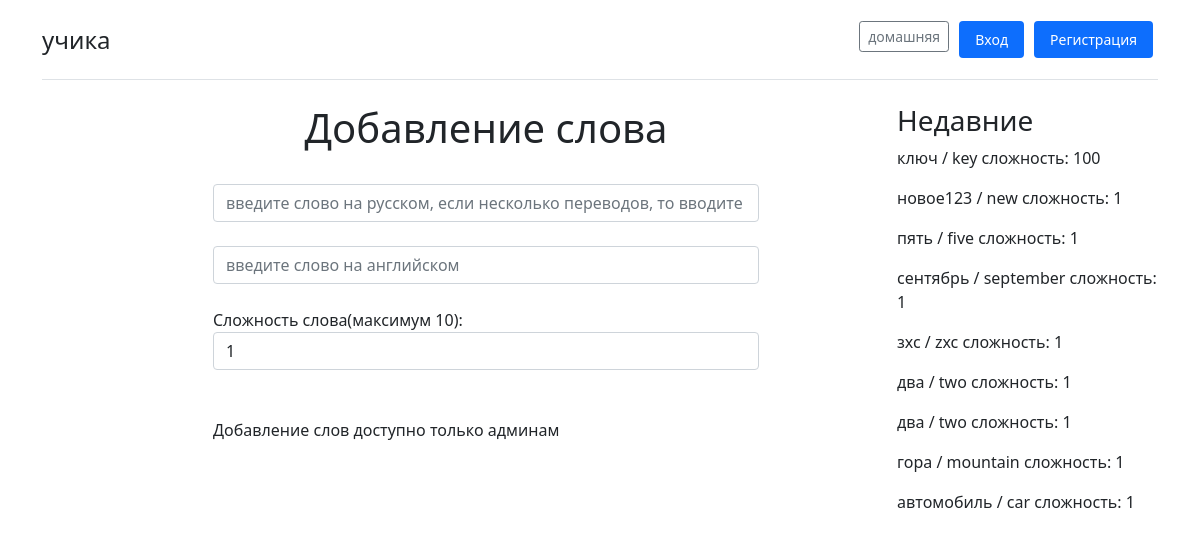
The app's page /add_word?dict_id=1 with its own data.
### users/models.py (models this page shows)
class TrashWord(models.Model):
    russian_word = models.CharField("Слово на русском", max_length=100)
    english_word = models.CharField("Слово на английском", max_length=100)
    difficult = models.IntegerField("Сложность(1-10)", default=1)

### users/views.py (the view)
# urls.py: path('add_word', views.add_word, name='add_word'),
def add_word(request):
    error = ''
    dict_id = 1
    if request.method == 'POST':
        form = TrashWordForm(request.POST)
        if form.is_valid() and re.match(r'[а-я]', form.cleaned_data['russian_word'])\
                and re.match(r'[a-z]', form.cleaned_data['english_word']):
            english_word = form.cleaned_data['english_word']
            form.save()
            word = TrashWord.objects.all()[::-1][0]
            cur_dict = UsersDictionary.objects.get(name=request.POST['dict_name'])
            cur_dict.words.add(word)
            dict_id = cur_dict.id
        else:
            error = 'форма была неверной'
    else:
        dict_id = request.GET['dict_id']
    form = TrashWordForm()
    words = UsersDictionary.objects.get(id=dict_id).words.all()[::-1][:10]
    if request.user.is_staff:
        dicts = UsersDictionary.objects.all()
    else:
        dicts = UsersDictionary.objects.filter(creator_id=request.user.id)
    context = {'title': 'Создать', 'form': form, 'error': error, 'words': words, 'dicts': dicts,
               'dict_id': int(dict_id)}
    return render(request, 'new_project/add_word.html', context)

### users/forms.py
class TrashWordForm(ModelForm):
    class Meta:
        model = TrashWord
        fields = ["russian_word", "english_word", "difficult"]
        widgets = {
            "russian_word": TextInput(attrs={
                'class': 'form-control',
                'style': 'text-transform:lowercase;',
                'placeholder': 'Введите слово на русском, если несколько переводов, то вводите через пробел'
            }),
            "english_word": TextInput(attrs={
                'class': 'form-control',
                'style': 'text-transform:lowercase;',
                'placeholder': 'Введите слово на английском'
            }),
            "difficult": TextInput(attrs={
                'class': 'form-control',
                'placeholder': 'Укажите сложность слова'
            })
            }

### users/templates/new_project/add_word.html (shortened to what this page needs)
{% extends 'new_project/base.html' %}
{% block content %}
    <div class="container">
        <div class="row">
            <div class="create_body">
            <h1 align="center">Добавление слова</h1><br>
            <form method="post">
                {{form.russian_word}}<br>
                {{form.english_word}}<br>
                <label>Сложность слова(максимум 10):</label>
                {{form.difficult}}<br>
                <br>
                {% if request.user.is_authenticated%}
                    <button type="submit" class="btn btn-success" >Добавить</button>
                {% else %}
                    <label>Добавление слов доступно только админам</label>
                {% endif %}
            </form>
        </div>
            <div class="list_body">
            <h3>Недавние</h3>
            {% if words %}
                {% for el in words %}
                    <div>
                        <p>{{ el.russian_word }} / {{ el.english_word }} сложность: {{ el.difficult }}</p>
                    </div>
                {% endfor %}
            {% else %}
                <p>Нет слов</p>
            {% endif %}
        </div>
    </div>
    </div>
{% endblock %}

### static/css/stylesheet.css (style rules this page uses)
.create_body { width: 50%; front-size: 100px; margin: 0% 10% auto 15%; }
html { min-width: 1000px; }
.list_body { float: right; align: center; width: 25%; }
.container:after, .row:after { content: ""; display: table; clear: both; }

### records on screen
TrashWord: russian_word "ключ", english_word "key", difficult "100"
TrashWord: russian_word "новое123", english_word "new", difficult "1"
TrashWord: russian_word "пять", english_word "five", difficult "1"
TrashWord: russian_word "сентябрь", english_word "september", difficult "1"
TrashWord: russian_word "зхс", english_word "zxc", difficult "1"
TrashWord: russian_word "два", english_word "two", difficult "1"
TrashWord: russian_word "два", english_word "two", difficult "1"
TrashWord: russian_word "гора", english_word "mountain", difficult "1"
TrashWord: russian_word "автомобиль", english_word "car", difficult "1"
